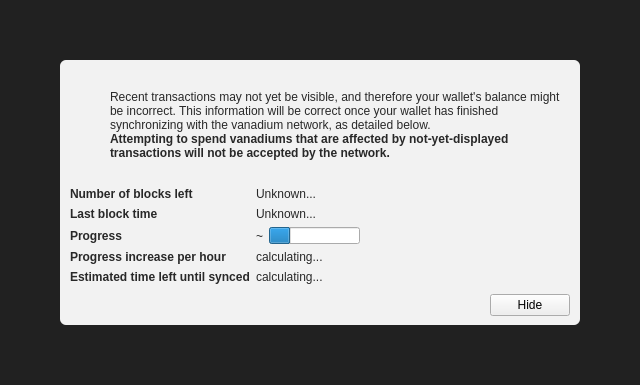
<?xml version="1.0" encoding="UTF-8"?>
<ui version="4.0">
 <class>ModalOverlay</class>
 <widget class="ModalOverlay" name="ModalOverlay">
  <property name="geometry">
   <rect>
    <x>0</x>
    <y>0</y>
    <width>640</width>
    <height>385</height>
   </rect>
  </property>
  <property name="windowTitle">
   <string>Form</string>
  </property>
  <layout class="QVBoxLayout" name="verticalLayout" stretch="0">
   <property name="sizeConstraint">
    <enum>QLayout::SetDefaultConstraint</enum>
   </property>
   <property name="leftMargin">
    <number>0</number>
   </property>
   <property name="topMargin">
    <number>0</number>
   </property>
   <property name="rightMargin">
    <number>0</number>
   </property>
   <property name="bottomMargin">
    <number>0</number>
   </property>
   <item>
    <widget class="QWidget" name="bgWidget" native="true">
     <property name="styleSheet">
      <string notr="true">#bgWidget { background: rgba(0,0,0,220); }</string>
     </property>
     <layout class="QVBoxLayout" name="verticalLayoutMain" stretch="1">
      <property name="leftMargin">
       <number>60</number>
      </property>
      <property name="topMargin">
       <number>60</number>
      </property>
      <property name="rightMargin">
       <number>60</number>
      </property>
      <property name="bottomMargin">
       <number>60</number>
      </property>
      <item>
       <widget class="QWidget" name="contentWidget" native="true">
        <property name="styleSheet">
         <string notr="true">#contentWidget { background: rgba(255,255,255,240); border-radius: 6px; }

QLabel { color: rgb(40,40,40);  }</string>
        </property>
        <layout class="QVBoxLayout" name="verticalLayoutSub" stretch="1,0,0,0">
         <property name="spacing">
          <number>0</number>
         </property>
         <property name="leftMargin">
          <number>10</number>
         </property>
         <property name="topMargin">
          <number>10</number>
         </property>
         <property name="rightMargin">
          <number>10</number>
         </property>
         <property name="bottomMargin">
          <number>10</number>
         </property>
         <item>
          <layout class="QHBoxLayout" name="horizontalLayoutIconText" stretch="0,1">
           <property name="topMargin">
            <number>20</number>
           </property>
           <item>
            <layout class="QVBoxLayout" name="verticalLayoutIcon">
             <property name="leftMargin">
              <number>0</number>
             </property>
             <item>
              <widget class="QPushButton" name="warningIcon">
               <property name="enabled">
                <bool>false</bool>
               </property>
               <property name="text">
                <string/>
               </property>
               <property name="icon">
                <iconset>
                 <normaloff>:/icons/warning</normaloff>
                 <disabledoff>:/icons/warning</disabledoff>:/icons/warning</iconset>
               </property>
               <property name="iconSize">
                <size>
                 <width>48</width>
                 <height>48</height>
                </size>
               </property>
               <property name="flat">
                <bool>true</bool>
               </property>
              </widget>
             </item>
             <item>
              <spacer name="verticalSpacerWarningIcon">
               <property name="orientation">
                <enum>Qt::Vertical</enum>
               </property>
               <property name="sizeHint" stdset="0">
                <size>
                 <width>20</width>
                 <height>40</height>
                </size>
               </property>
              </spacer>
             </item>
            </layout>
           </item>
           <item>
            <layout class="QVBoxLayout" name="verticalLayoutInfoText">
             <property name="leftMargin">
              <number>0</number>
             </property>
             <property name="topMargin">
              <number>0</number>
             </property>
             <item>
              <widget class="QLabel" name="infoText">
               <property name="text">
                <string>Recent transactions may not yet be visible, and therefore your wallet's balance might be incorrect. This information will be correct once your wallet has finished synchronizing with the vanadium network, as detailed below.</string>
               </property>
               <property name="textFormat">
                <enum>Qt::RichText</enum>
               </property>
               <property name="wordWrap">
                <bool>true</bool>
               </property>
              </widget>
             </item>
             <item>
              <widget class="QLabel" name="infoTextStrong">
               <property name="font">
                <font>
                 <weight>75</weight>
                 <bold>true</bold>
                </font>
               </property>
               <property name="text">
                <string>Attempting to spend vanadiums that are affected by not-yet-displayed transactions will not be accepted by the network.</string>
               </property>
               <property name="textFormat">
                <enum>Qt::RichText</enum>
               </property>
               <property name="wordWrap">
                <bool>true</bool>
               </property>
              </widget>
             </item>
             <item>
              <spacer name="verticalSpacerInTextSpace">
               <property name="orientation">
                <enum>Qt::Vertical</enum>
               </property>
               <property name="sizeHint" stdset="0">
                <size>
                 <width>20</width>
                 <height>40</height>
                </size>
               </property>
              </spacer>
             </item>
            </layout>
           </item>
          </layout>
         </item>
         <item>
          <spacer name="verticalSpacerAfterText">
           <property name="orientation">
            <enum>Qt::Vertical</enum>
           </property>
           <property name="sizeHint" stdset="0">
            <size>
             <width>20</width>
             <height>40</height>
            </size>
           </property>
          </spacer>
         </item>
         <item>
          <layout class="QFormLayout" name="formLayout">
           <property name="fieldGrowthPolicy">
            <enum>QFormLayout::FieldsStayAtSizeHint</enum>
           </property>
           <property name="horizontalSpacing">
            <number>6</number>
           </property>
           <property name="verticalSpacing">
            <number>6</number>
           </property>
           <property name="topMargin">
            <number>10</number>
           </property>
           <item row="0" column="0">
            <widget class="QLabel" name="labelNumberOfBlocksLeft">
             <property name="font">
              <font>
               <weight>75</weight>
               <bold>true</bold>
              </font>
             </property>
             <property name="text">
              <string>Number of blocks left</string>
             </property>
            </widget>
           </item>
           <item row="0" column="1">
            <widget class="QLabel" name="numberOfBlocksLeft">
             <property name="text">
              <string>Unknown...</string>
             </property>
            </widget>
           </item>
           <item row="1" column="0">
            <widget class="QLabel" name="labelLastBlockTime">
             <property name="font">
              <font>
               <weight>75</weight>
               <bold>true</bold>
              </font>
             </property>
             <property name="text">
              <string>Last block time</string>
             </property>
            </widget>
           </item>
           <item row="1" column="1">
            <widget class="QLabel" name="newestBlockDate">
             <property name="sizePolicy">
              <sizepolicy hsizetype="Maximum" vsizetype="Preferred">
               <horstretch>0</horstretch>
               <verstretch>0</verstretch>
              </sizepolicy>
             </property>
             <property name="text">
              <string>Unknown...</string>
             </property>
            </widget>
           </item>
           <item row="2" column="0">
            <widget class="QLabel" name="labelSyncDone">
             <property name="font">
              <font>
               <weight>75</weight>
               <bold>true</bold>
              </font>
             </property>
             <property name="text">
              <string>Progress</string>
             </property>
            </widget>
           </item>
           <item row="2" column="1">
            <layout class="QHBoxLayout" name="horizontalLayoutSync" stretch="0,1">
             <item>
              <widget class="QLabel" name="percentageProgress">
               <property name="text">
                <string notr="true">~</string>
               </property>
              </widget>
             </item>
             <item>
              <widget class="QProgressBar" name="progressBar">
               <property name="value">
                <number>24</number>
               </property>
               <property name="format">
                <string/>
               </property>
              </widget>
             </item>
            </layout>
           </item>
           <item row="4" column="0">
            <widget class="QLabel" name="labelProgressIncrease">
             <property name="font">
              <font>
               <weight>75</weight>
               <bold>true</bold>
              </font>
             </property>
             <property name="text">
              <string>Progress increase per hour</string>
             </property>
            </widget>
           </item>
           <item row="4" column="1">
            <widget class="QLabel" name="progressIncreasePerH">
             <property name="text">
              <string>calculating...</string>
             </property>
            </widget>
           </item>
           <item row="5" column="0">
            <widget class="QLabel" name="labelEstimatedTimeLeft">
             <property name="font">
              <font>
               <weight>75</weight>
               <bold>true</bold>
              </font>
             </property>
             <property name="text">
              <string>Estimated time left until synced</string>
             </property>
            </widget>
           </item>
           <item row="5" column="1">
            <widget class="QLabel" name="expectedTimeLeft">
             <property name="text">
              <string>calculating...</string>
             </property>
            </widget>
           </item>
          </layout>
         </item>
         <item>
          <layout class="QHBoxLayout" name="horizontalLayoutButtons">
           <property name="leftMargin">
            <number>10</number>
           </property>
           <property name="topMargin">
            <number>10</number>
           </property>
           <item>
            <spacer name="horizontalSpacer">
             <property name="orientation">
              <enum>Qt::Horizontal</enum>
             </property>
             <property name="sizeHint" stdset="0">
              <size>
               <width>40</width>
               <height>20</height>
              </size>
             </property>
            </spacer>
           </item>
           <item>
            <widget class="QPushButton" name="closeButton">
             <property name="text">
              <string>Hide</string>
             </property>
            </widget>
           </item>
          </layout>
         </item>
        </layout>
       </widget>
      </item>
     </layout>
    </widget>
   </item>
  </layout>
 </widget>
 <customwidgets>
  <customwidget>
   <class>ModalOverlay</class>
   <extends>QWidget</extends>
   <header>qt/modaloverlay.h</header>
   <container>1</container>
  </customwidget>
 </customwidgets>
 <resources/>
 <connections/>
</ui>
